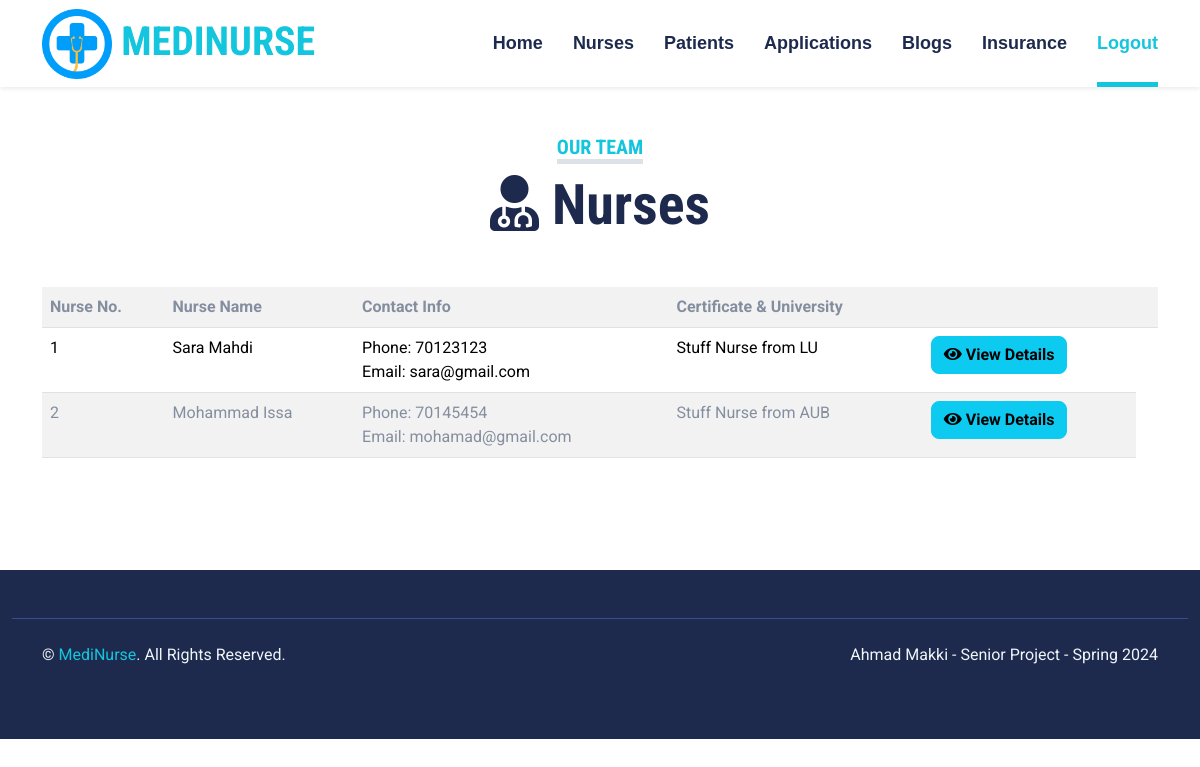
The app's page /admin/nurses.php with its own data.
### tables this page shows
CREATE TABLE IF NOT EXISTS `nurses` (
  `nurseID` int(11) NOT NULL,
  `first_name` varchar(100) NOT NULL,
  `last_name` varchar(100) NOT NULL,
  `gender` varchar(100) NOT NULL,
  `birthdate` date NOT NULL,
  `profile` varchar(2500) NOT NULL,
  `address` varchar(100) NOT NULL,
  `email` varchar(100) NOT NULL,
  `phone` int(11) NOT NULL,
  `password` varchar(100) NOT NULL,
  `certificate` varchar(100) NOT NULL,
  `college` varchar(100) NOT NULL,
  `years_of_experience` int(11) NOT NULL,
  `skills` text NOT NULL,
  PRIMARY KEY (`nurseID`)
);

### admin/nurses.php (the view, shortened to what this page needs)
<?php include "head.php"; ?>
<body>
<?php include "navbar.php"; ?>
<div class="container-fluid py-5">
        <div class="container">
            <div class="text-center mx-auto mb-5" style="max-width: 500px;">
                <h5 class="d-inline-block text-primary text-uppercase border-bottom border-5">Our Team</h5>
                <h1 class="display-4"><i class="fa fa-user-md"></i> Nurses</h1>
            </div>
            <table class="table table-striped" style="color:black">
			<tr>
				<th>Nurse No.</th>
				<th>Nurse Name</th>
				<th>Contact Info</th>
				<th>Certificate & University</th>
                <th></th>
                <th></th>
			</tr>
<?php
$result = mysqli_query($con,"SELECT * FROM nurses ORDER BY nurseID asc");
if(mysqli_num_rows($result)>0){  $n=1;
while($row = mysqli_fetch_array($result)){
?>
				<td><?php echo $n ?></td>
                <td><?php echo $row['first_name'] ?> <?php echo $row['last_name'] ?></td>
                <td>Phone: <?php echo $row['phone'] ?><br>Email: <?php echo $row['email'] ?></td>
                <td><?php echo $row['certificate'] ?> from <?php echo $row['college'] ?></td>
                <td><a href='view-nurse-details.php?id=<?php echo $row['nurseID'] ?>' class='btn btn-info btn-xs'><i class="fa fa-eye"></i> View Details</a></td>
                <?php $n++; }} else {echo "No Nurses Found";}?>
		    </table>
        </div>
    </div>
<?php include "footer.php"; ?>

### css/style.css (style rules this page uses)
:root { --primary: #13C5DD; --secondary: #354F8E; --light: #EFF5F9; --dark: #1D2A4D; }
.btn { font-weight: 700; transition: .5s; }

### records on screen
nurses: first_name "Sara", last_name "Mahdi", phone "70123123", email "sara@gmail.com", certificate "Stuff Nurse", college "LU"
nurses: first_name "Mohammad", last_name "Issa", phone "70145454", email "mohamad@gmail.com", certificate "Stuff Nurse", college "AUB"
